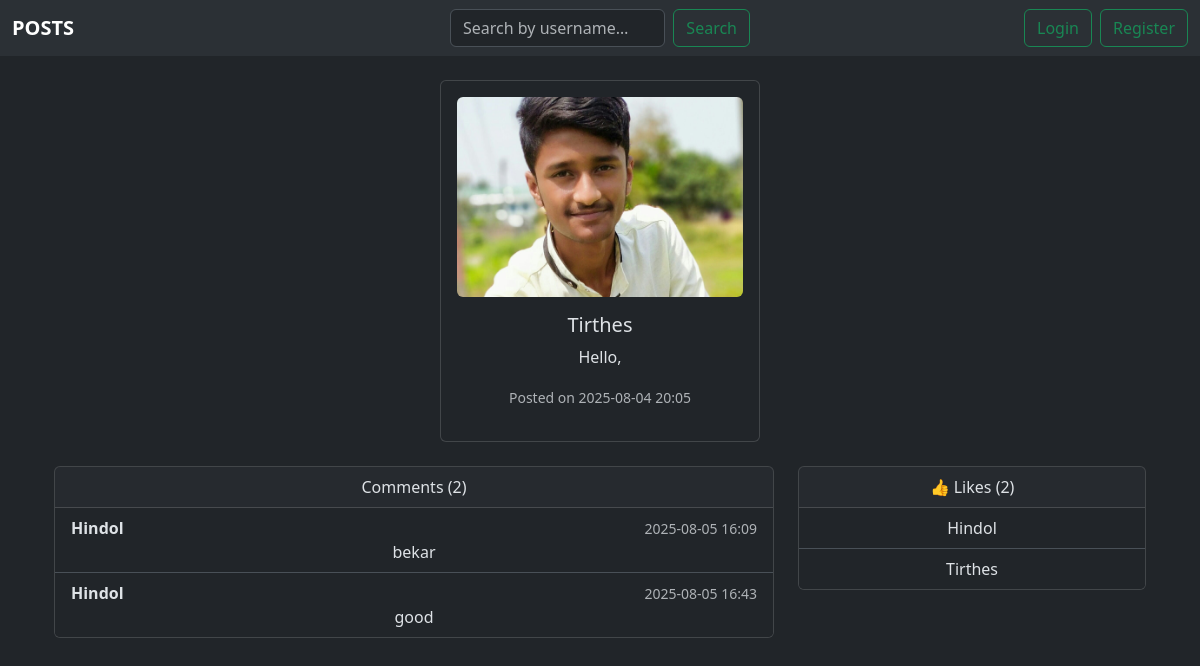
The page /comments/31/ on the database its author committed.
### tweet/models.py (models this page shows, shortened)
class Tweet(models.Model):
    user = models.ForeignKey(User, on_delete=models.CASCADE)
    image = models.ImageField(upload_to='images/', blank=True, null=True)
    content = models.TextField()
    created_at = models.DateTimeField(auto_now_add=True)
    updated_at = models.DateTimeField(auto_now=True)

class Comment(models.Model):
    tweet      = models.ForeignKey(Tweet, on_delete=models.CASCADE, related_name='comments')
    user       = models.ForeignKey(User, on_delete=models.CASCADE)
    content    = models.TextField(max_length=500)
    created_at = models.DateTimeField(auto_now_add=True)

### tweet/views.py (the view)
# urls.py: path('comments/<int:tweet_id>/',    views.view_comments,name='view_comments'),
def view_comments(request, tweet_id):
    tweet = get_object_or_404(Tweet, id=tweet_id)
    commenters = (
        tweet.comments
             .values_list('user__username', flat=True)
             .distinct()
    )
    likers = tweet.likes.values_list('user__username', flat=True)
    return render(request, 'comment.html', {
        'tweet': tweet,
        'comments': tweet.comments.order_by('created_at'),
        'commenters': sorted(commenters),
        'likers':    sorted(likers),
    })

### tweet/templates/comment.html (shortened to what this page needs)
{% extends 'base.html' %}
{% load static %}
{% block content %}
  <div class="container my-4">
    <div class="row justify-content-center mb-4">
        <div class="card p-3" style="width: 20rem">
          {% if tweet.image %}
            <img
              src="{{ tweet.image.url }}"
              class="card-img-top rounded"
              style="height: 200px; object-fit: cover"
              alt="Tweet image"
            />
          {% endif %}
          <div class="card-body text-center">
            <h5 class="card-title">{{ tweet.user.username }}</h5>
            <p class="card-text">{{ tweet.content }}</p>
            <small class="text-muted">
              Posted on {{ tweet.created_at|date:"Y-m-d H:i" }}
            </small>
          </div>
        </div>
    </div>
    <div class="row justify-content-center">
      <div class="col-12 col-lg-8 mb-4">
        <div class="card">
          <div class="card-header text-center">
            Comments ({{ comments|length }})
          </div>
          <ul class="list-group list-group-flush">
            {% for c in comments %}
              <li class="list-group-item">
                <div class="d-flex justify-content-between align-items-center">
                  <strong>{{ c.user.username }}</strong>
                  <small class="text-muted">
                    {{ c.created_at|date:"Y-m-d H:i" }}
                  </small>
                </div>
                <p class="mb-0">{{ c.content }}</p>
              </li>
            {% empty %}
              <li class="list-group-item text-center text-muted">
                No comments yet
              </li>
            {% endfor %}
          </ul>
        </div>
      </div>
      <div class="d-none d-lg-block col-lg-4 mb-4">
        <div class="card">
          <div class="card-header text-center">
            👍 Likes ({{ likers|length }})
          </div>
          <ul class="list-group list-group-flush">
            {% for username in likers %}
              <li class="list-group-item">{{ username }}</li>
            {% empty %}
              <li class="list-group-item text-muted">No likes yet</li>
            {% endfor %}
          </ul>
        </div>
      </div>
    </div>
  </div>
{% endblock %}

### rows shown on the page
Tweet: image (picture), user.username "Tirthes", content "Hello,", created_at "2025-08-04 20:05"
Comment: user.username "Hindol", created_at "2025-08-05 16:09", content "bekar"
Comment: user.username "Hindol", created_at "2025-08-05 16:43", content "good"

### other values the page prints
{{ comments|length }} "2"
{{ likers|length }} "2"
{{ username }} "Hindol"
{{ username }} "Tirthes"
